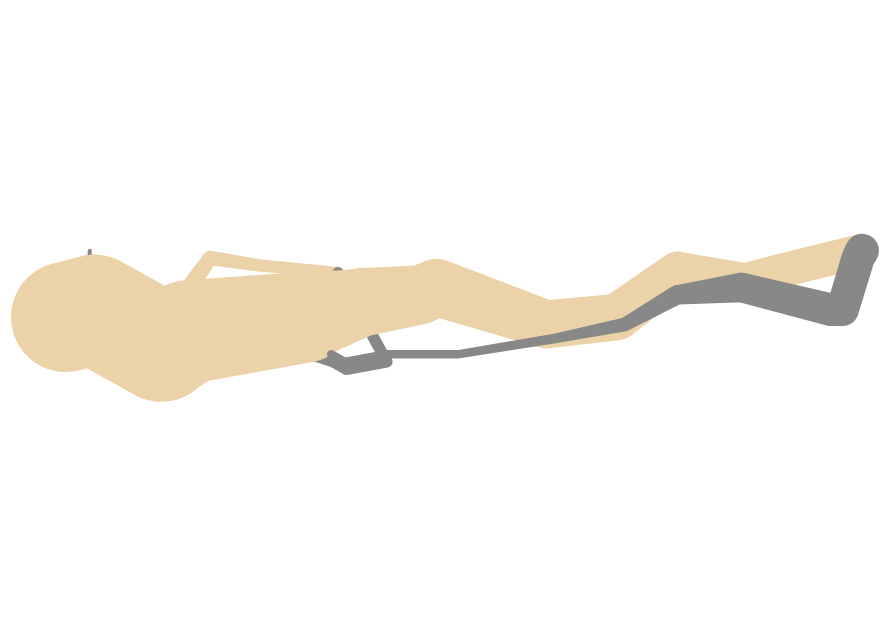

The code cell stored with this chart in its notebook:
### Code cell
army

### Figure 1 — Vega-Lite specification as saved in the notebook (floating-point values rounded to 4 significant figures)
{"config": {"view": {"continuousWidth": 400, "continuousHeight": 300}}, "data": {"name": "data-2aef43fe07ca18b9354160f875b2bbd3"}, "mark": "trail", "encoding": {"color": {"type": "nominal", "field": "DIR", "legend": null, "scale": {"domain": ["A", "R"], "range": ["#EBD2A8", "#888888"]}}, "detail": {"type": "quantitative", "field": "DIV"}, "latitude": {"field": "LATP", "type": "quantitative"}, "longitude": {"field": "LONP", "type": "quantitative"}, "size": {"type": "quantitative", "field": "SURV", "legend": null, "scale": {"range": [1, 55]}}}, "$schema": "https://vega.github.io/schema/vega-lite/v4.0.2.json", "datasets": {"data-2aef43fe07ca18b9354160f875b2bbd3": [{"LONP": 24.0, "LATP": 55.2, "SURV": 22000, "DIR": "A", "DIV": 3}, {"LONP": 24.5, "LATP": 55.3, "SURV": 22000, "DIR": "A", "DIV": 3}, {"LONP": 24.6, "LATP": 55.8, "SURV": 6000, "DIR": "A", "DIV": 3}, {"LONP": 24.6, "LATP": 55.8, "SURV": 6000, "DIR": "R", "DIV": 3}, {"LONP": 24.2, "LATP": 54.4, "SURV": 6000, "DIR": "R", "DIV": 3}, {"LONP": 24.1, "LATP": 54.3, "SURV": 6000, "DIR": "R", "DIV": 3}, {"LONP": 24.0, "LATP": 55.1, "SURV": 60000, "DIR": "A", "DIV": 2}, {"LONP": 24.5, "LATP": 55.2, "SURV": 60000, "DIR": "A", "DIV": 2}, {"LONP": 25.5, "LATP": 54.7, "SURV": 60000, "DIR": "A", "DIV": 2}, {"LONP": 26.6, "LATP": 55.7, "SURV": 40000, "DIR": "A", "DIV": 2}, {"LONP": 27.4, "LATP": 55.6, "SURV": 33000, "DIR": "A", "DIV": 2}, {"LONP": 28.7, "LATP": 55.5, "SURV": 30000, "DIR": "A", "DIV": 2}, {"LONP": 28.7, "LATP": 55.5, "SURV": 30000, "DIR": "R", "DIV": 2}, {"LONP": 29.2, "LATP": 54.3, "SURV": 30000, "DIR": "R", "DIV": 2}, {"LONP": 28.5, "LATP": 54.2, "SURV": 30000, "DIR": "R", "DIV": 2}, {"LONP": 28.3, "LATP": 54.3, "SURV": 28000, "DIR": "R", "DIV": 2}, {"LONP": 27.5, "LATP": 54.5, "SURV": 20000, "DIR": "R", "DIV": 2}, {"LONP": 26.8, "LATP": 54.3, "SURV": 12000, "DIR": "R", "DIV": 2}, {"LONP": 26.4, "LATP": 54.4, "SURV": 14000, "DIR": "R", "DIV": 2}, {"LONP": 24.6, "LATP": 54.5, "SURV": 8000, "DIR": "R", "DIV": 2}, {"LONP": 24.4, "LATP": 54.4, "SURV": 4000, "DIR": "R", "DIV": 2}, {"LONP": 24.2, "LATP": 54.4, "SURV": 4000, "DIR": "R", "DIV": 2}, {"LONP": 24.1, "LATP": 54.3, "SURV": 4000, "DIR": "R", "DIV": 2}, {"LONP": 24.0, "LATP": 54.9, "SURV": 340000, "DIR": "A", "DIV": 1}, {"LONP": 24.5, "LATP": 55.0, "SURV": 340000, "DIR": "A", "DIV": 1}, {"LONP": 25.5, "LATP": 54.5, "SURV": 340000, "DIR": "A", "DIV": 1}, {"LONP": 26.0, "LATP": 54.7, "SURV": 320000, "DIR": "A", "DIV": 1}, {"LONP": 27.0, "LATP": 54.8, "SURV": 300000, "DIR": "A", "DIV": 1}, {"LONP": 28.0, "LATP": 54.9, "SURV": 280000, "DIR": "A", "DIV": 1}, {"LONP": 28.5, "LATP": 55.0, "SURV": 240000, "DIR": "A", "DIV": 1}, {"LONP": 29.0, "LATP": 55.1, "SURV": 210000, "DIR": "A", "DIV": 1}, {"LONP": 30.0, "LATP": 55.2, "SURV": 180000, "DIR": "A", "DIV": 1}, {"LONP": 30.3, "LATP": 55.3, "SURV": 175000, "DIR": "A", "DIV": 1}, {"LONP": 32.0, "LATP": 54.8, "SURV": 145000, "DIR": "A", "DIV": 1}, {"LONP": 33.2, "LATP": 54.9, "SURV": 140000, "DIR": "A", "DIV": 1}, {"LONP": 34.4, "LATP": 55.5, "SURV": 127100, "DIR": "A", "DIV": 1}, {"LONP": 35.5, "LATP": 55.4, "SURV": 100000, "DIR": "A", "DIV": 1}, {"LONP": 36.0, "LATP": 55.5, "SURV": 100000, "DIR": "A", "DIV": 1}, {"LONP": 37.6, "LATP": 55.8, "SURV": 100000, "DIR": "A", "DIV": 1}, {"LONP": 37.6, "LATP": 55.8, "SURV": 100000, "DIR": "R", "DIV": 1}, {"LONP": 37.5, "LATP": 55.7, "SURV": 98000, "DIR": "R", "DIV": 1}, {"LONP": 37.0, "LATP": 55.0, "SURV": 97000, "DIR": "R", "DIV": 1}, {"LONP": 36.8, "LATP": 55.0, "SURV": 96000, "DIR": "R", "DIV": 1}, {"LONP": 35.4, "LATP": 55.3, "SURV": 87000, "DIR": "R", "DIV": 1}, {"LONP": 34.3, "LATP": 55.2, "SURV": 55000, "DIR": "R", "DIV": 1}, {"LONP": 33.3, "LATP": 54.8, "SURV": 37000, "DIR": "R", "DIV": 1}, {"LONP": 32.0, "LATP": 54.6, "SURV": 24000, "DIR": "R", "DIV": 1}, {"LONP": 30.4, "LATP": 54.4, "SURV": 20000, "DIR": "R", "DIV": 1}, {"LONP": 29.2, "LATP": 54.4, "SURV": 20000, "DIR": "R", "DIV": 1}, {"LONP": 28.5, "LATP": 54.3, "SURV": 20000, "DIR": "R", "DIV": 1}, {"LONP": 28.3, "LATP": 54.4, "SURV": 20000, "DIR": "R", "DIV": 1}]}}
